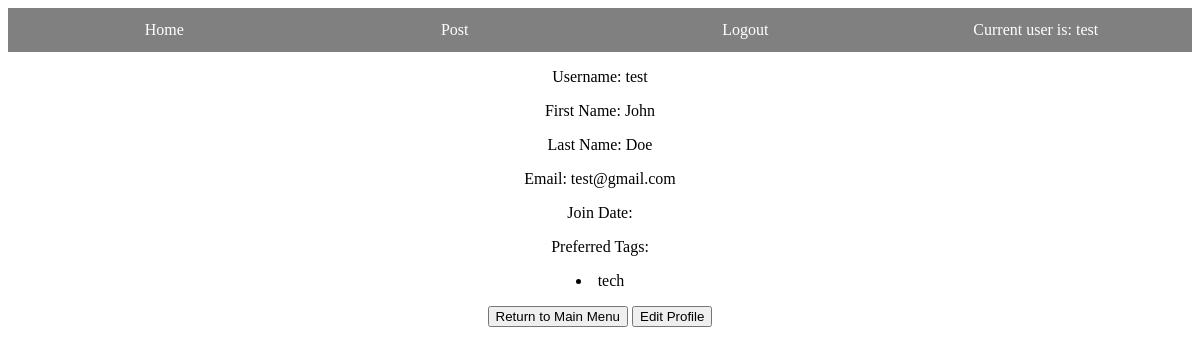
Screenshot of /profile/1 (signed in) with the database file from the repository.
### app/Model/models.py (models this page shows, shortened)
class User(db.Model, UserMixin):
    __tablename__='user'
    id = db.Column(db.Integer, primary_key=True)
    username = db.Column(db.String(64), unique=True)
    password_hash = db.Column(db.String(128))
    verification_hash = db.Column(db.String(10))
    first_name = db.Column(db.String(64))
    last_name = db.Column(db.String(64))
    email = db.Column(db.String(128))
    join_date = db.Column(db.Date, default = date.today)
    posts = db.Relationship('Post', backref='poster', lazy='dynamic')
    comments = db.Relationship('Comment', backref='commenter', lazy='dynamic')
    preferred_tags = db.Relationship(
        'Tag', secondary = user_tag,
        primaryjoin=(user_tag.c.user_id == id),
        backref = db.backref('user_tag',lazy='dynamic'),
        lazy='dynamic'
    )

class Tag(db.Model):
    __tablename__='tag'
    id = db.Column(db.Integer, primary_key=True)
    name = db.Column(db.String(50))

### app/Controller/routes.py (the view)
@bp_routes.route('/profile/<user_id>', methods=['GET'])
@login_required
def view_profile(user_id):
    theuser = User.query.filter_by(id = user_id).first()
    if theuser is None:
        flash('User does not exist!')
        return redirect(url_for('routes.index'))
    return render_template('profile.html', the_user = theuser)

### app/Model/models.py (called while the page is built)
@login.user_loader
def load_user(id):
    return User.query.get(int(id))

### app/View/templates/profile.html
{% extends 'base.html' %}
{% block content %}
    <div style="text-align:center">
        <p>Username: {{ the_user.username }}</p>
        <p>First Name: {{ the_user.first_name }}</p>
        <p>Last Name: {{ the_user.last_name }}</p>
        <p>Email: {{the_user.email }}</p>
        <p>Join Date: {{ the_user.join_Date }}</p>
        <p>Preferred Tags:
            {% for tag in the_user.preferred_tags %}
                <li>{{tag.name}}</li>
            {% endfor %}
        </p>
        <button>
            <a href="{{url_for('routes.index')}}" class="post-button">Return to Main Menu</a>
        </button>
        <button>
            <a href="{{url_for('auth.edit_profile',user_id = the_user.id)}}" class="post-button">Edit Profile</a>
        </button>
    </div>
{% endblock %}

### app/View/templates/base.html (shortened to what this page needs)
<html>
    <head>
        <link rel="stylesheet" href="{{ url_for('static', filename='css/main.css') }}">
    </head>
    <body>
        <div class="nav-container">
            <table class="nav-table">
                <tr>
                    <td style="width: 25%;">
                        <a class="nav-a" href="{{url_for('routes.index')}}">Home</a>
                    </td>
                    <td style="width: 25%;">
                        <a class="nav-a" href="{{url_for('routes.post')}}">Post</a>
                    </td>
                    {% if current_user.is_authenticated %}
                    <td style="width: 25%">
                        <a class="nav-a" href="{{url_for('auth.logout')}}">Logout</a>
                    </td>
                    {% else %}
                    <td style="width:25%">
                        <a class="nav-a" href="{{url_for('auth.login')}}">Login</a>
                    </td>
                    {% endif %}
                    <td style="width:25%">
                        {% if not current_user.is_authenticated %}
                            <a class="nav-a" href="">
                                Current user is:
                                {{ current_user.username }}
                            </a>
                        {% else %}
                            <a class="nav-a" href="{{url_for('routes.view_profile', user_id = current_user.id)}}">
                                Current user is:
                                {{ current_user.username }}
                            </a>
                        {% endif %}
                    </td>
                </tr>
            </table>
        </div>
        <div>
            {% block content %} {% endblock %}
        </div>
    </body>
</html>

### app/View/static/css/main.css (style rules this page uses)
.nav-container { background-color: grey; text-align: center; padding: 10px; }
.nav-a { color: white; padding: 5px 10px 5px 10px; text-decoration: none; }
.nav-table { text-align: center; width: 100%; }
.post-button { text-decoration: none; color: black; }

### rows the page displays
User: username "test", first_name "John", last_name "Doe", email "test@gmail.com"
Tag: name "tech"
